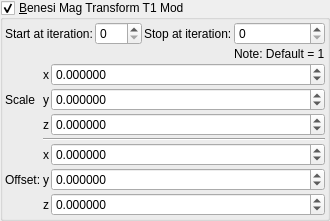
    <widget class="MyGroupBox" name="groupCheck_transf_function_enabledx_false">
     <property name="toolTip">
      <string/>
     </property>
     <property name="title">
      <string>&amp;Benesi Mag Transform T1 Mod</string>
     </property>
     <property name="checkable">
      <bool>true</bool>
     </property>
     <layout class="QVBoxLayout" name="verticalLayout_32" stretch="0,0">
      <property name="spacing">
       <number>2</number>
      </property>
      <property name="leftMargin">
       <number>2</number>
      </property>
      <property name="topMargin">
       <number>2</number>
      </property>
      <property name="rightMargin">
       <number>2</number>
      </property>
      <property name="bottomMargin">
       <number>2</number>
      </property>
      <item>
       <layout class="QGridLayout" name="gridLayout_68">
        <property name="spacing">
         <number>2</number>
        </property>
        <item row="0" column="3">
         <widget class="MySpinBox" name="spinboxInt_transf_stop_iterationsTM_1">
          <property name="sizePolicy">
           <sizepolicy hsizetype="Minimum" vsizetype="Maximum">
            <horstretch>0</horstretch>
            <verstretch>0</verstretch>
           </sizepolicy>
          </property>
          <property name="maximum">
           <number>999</number>
          </property>
         </widget>
        </item>
        <item row="0" column="0">
         <widget class="QLabel" name="label_251">
          <property name="text">
           <string>Start at iteration:</string>
          </property>
         </widget>
        </item>
        <item row="0" column="1">
         <widget class="MySpinBox" name="spinboxInt_transf_start_iterations_D">
          <property name="sizePolicy">
           <sizepolicy hsizetype="Minimum" vsizetype="Maximum">
            <horstretch>0</horstretch>
            <verstretch>0</verstretch>
           </sizepolicy>
          </property>
          <property name="maximum">
           <number>999</number>
          </property>
         </widget>
        </item>
        <item row="0" column="2">
         <widget class="QLabel" name="label_250">
          <property name="text">
           <string>Stop at iteration:</string>
          </property>
         </widget>
        </item>
        <item row="1" column="3">
         <widget class="QLabel" name="label_141">
          <property name="text">
           <string>Note: Default = 1</string>
          </property>
         </widget>
        </item>
       </layout>
      </item>
      <item>
       <layout class="QGridLayout" name="gridLayout_69" columnstretch="0,0,1">
        <property name="spacing">
         <number>2</number>
        </property>
        <item row="5" column="1">
         <widget class="QLabel" name="label_136">
          <property name="sizePolicy">
           <sizepolicy hsizetype="Preferred" vsizetype="Preferred">
            <horstretch>0</horstretch>
            <verstretch>0</verstretch>
           </sizepolicy>
          </property>
          <property name="text">
           <string notr="true">y</string>
          </property>
          <property name="alignment">
           <set>Qt::AlignRight|Qt::AlignTrailing|Qt::AlignVCenter</set>
          </property>
         </widget>
        </item>
        <item row="2" column="1">
         <widget class="QLabel" name="label_139">
          <property name="sizePolicy">
           <sizepolicy hsizetype="Preferred" vsizetype="Preferred">
            <horstretch>0</horstretch>
            <verstretch>0</verstretch>
           </sizepolicy>
          </property>
          <property name="text">
           <string notr="true">z</string>
          </property>
          <property name="alignment">
           <set>Qt::AlignRight|Qt::AlignTrailing|Qt::AlignVCenter</set>
          </property>
         </widget>
        </item>
        <item row="0" column="2">
         <widget class="MyDoubleSpinBox" name="spinbox3_transf_scale3D_333_x">
          <property name="sizePolicy">
           <sizepolicy hsizetype="Minimum" vsizetype="Maximum">
            <horstretch>0</horstretch>
            <verstretch>0</verstretch>
           </sizepolicy>
          </property>
          <property name="prefix">
           <string/>
          </property>
          <property name="suffix">
           <string/>
          </property>
          <property name="decimals">
           <number>6</number>
          </property>
          <property name="minimum">
           <double>-99.989999999999995</double>
          </property>
          <property name="maximum">
           <double>99.989999999999995</double>
          </property>
          <property name="singleStep">
           <double>0.100000000000000</double>
          </property>
         </widget>
        </item>
        <item row="4" column="2">
         <widget class="MyDoubleSpinBox" name="spinbox3_transf_addition_constant_111_x">
          <property name="sizePolicy">
           <sizepolicy hsizetype="Minimum" vsizetype="Maximum">
            <horstretch>0</horstretch>
            <verstretch>0</verstretch>
           </sizepolicy>
          </property>
          <property name="prefix">
           <string/>
          </property>
          <property name="suffix">
           <string/>
          </property>
          <property name="decimals">
           <number>6</number>
          </property>
          <property name="minimum">
           <double>-99.989999999999995</double>
          </property>
          <property name="maximum">
           <double>99.989999999999995</double>
          </property>
          <property name="singleStep">
           <double>0.100000000000000</double>
          </property>
         </widget>
        </item>
        <item row="4" column="1">
         <widget class="QLabel" name="label_135">
          <property name="sizePolicy">
           <sizepolicy hsizetype="Preferred" vsizetype="Preferred">
            <horstretch>0</horstretch>
            <verstretch>0</verstretch>
           </sizepolicy>
          </property>
          <property name="text">
           <string notr="true">x</string>
          </property>
          <property name="alignment">
           <set>Qt::AlignRight|Qt::AlignTrailing|Qt::AlignVCenter</set>
          </property>
         </widget>
        </item>
        <item row="0" column="1">
         <widget class="QLabel" name="label_137">
          <property name="sizePolicy">
           <sizepolicy hsizetype="Preferred" vsizetype="Preferred">
            <horstretch>0</horstretch>
            <verstretch>0</verstretch>
           </sizepolicy>
          </property>
          <property name="text">
           <string notr="true">x</string>
          </property>
          <property name="alignment">
           <set>Qt::AlignRight|Qt::AlignTrailing|Qt::AlignVCenter</set>
          </property>
         </widget>
        </item>
        <item row="6" column="1">
         <widget class="QLabel" name="label_134">
          <property name="sizePolicy">
           <sizepolicy hsizetype="Preferred" vsizetype="Preferred">
            <horstretch>0</horstretch>
            <verstretch>0</verstretch>
           </sizepolicy>
          </property>
          <property name="text">
           <string notr="true">z</string>
          </property>
          <property name="alignment">
           <set>Qt::AlignRight|Qt::AlignTrailing|Qt::AlignVCenter</set>
          </property>
         </widget>
        </item>
        <item row="5" column="0">
         <widget class="QLabel" name="label_260">
          <property name="text">
           <string>Offset:</string>
          </property>
         </widget>
        </item>
        <item row="5" column="2">
         <widget class="MyDoubleSpinBox" name="spinbox3_transf_addition_constant_111_y">
          <property name="sizePolicy">
           <sizepolicy hsizetype="Minimum" vsizetype="Maximum">
            <horstretch>0</horstretch>
            <verstretch>0</verstretch>
           </sizepolicy>
          </property>
          <property name="prefix">
           <string/>
          </property>
          <property name="suffix">
           <string/>
          </property>
          <property name="decimals">
           <number>6</number>
          </property>
          <property name="minimum">
           <double>-99.989999999999995</double>
          </property>
          <property name="maximum">
           <double>99.989999999999995</double>
          </property>
          <property name="singleStep">
           <double>0.100000000000000</double>
          </property>
         </widget>
        </item>
        <item row="2" column="2">
         <widget class="MyDoubleSpinBox" name="spinbox3_transf_scale3D_333_z">
          <property name="sizePolicy">
           <sizepolicy hsizetype="Minimum" vsizetype="Maximum">
            <horstretch>0</horstretch>
            <verstretch>0</verstretch>
           </sizepolicy>
          </property>
          <property name="prefix">
           <string/>
          </property>
          <property name="suffix">
           <string/>
          </property>
          <property name="decimals">
           <number>6</number>
          </property>
          <property name="minimum">
           <double>-99.989999999999995</double>
          </property>
          <property name="maximum">
           <double>99.989999999999995</double>
          </property>
          <property name="singleStep">
           <double>0.100000000000000</double>
          </property>
         </widget>
        </item>
        <item row="1" column="0">
         <widget class="QLabel" name="label_261">
          <property name="text">
           <string>Scale</string>
          </property>
         </widget>
        </item>
        <item row="6" column="2">
         <widget class="MyDoubleSpinBox" name="spinbox3_transf_addition_constant_111_z">
          <property name="sizePolicy">
           <sizepolicy hsizetype="Minimum" vsizetype="Maximum">
            <horstretch>0</horstretch>
            <verstretch>0</verstretch>
           </sizepolicy>
          </property>
          <property name="prefix">
           <string/>
          </property>
          <property name="suffix">
           <string/>
          </property>
          <property name="decimals">
           <number>6</number>
          </property>
          <property name="minimum">
           <double>-99.989999999999995</double>
          </property>
          <property name="maximum">
           <double>99.989999999999995</double>
          </property>
          <property name="singleStep">
           <double>0.100000000000000</double>
          </property>
         </widget>
        </item>
        <item row="1" column="1">
         <widget class="QLabel" name="label_138">
          <property name="sizePolicy">
           <sizepolicy hsizetype="Preferred" vsizetype="Preferred">
            <horstretch>0</horstretch>
            <verstretch>0</verstretch>
           </sizepolicy>
          </property>
          <property name="text">
           <string notr="true">y</string>
          </property>
          <property name="alignment">
           <set>Qt::AlignRight|Qt::AlignTrailing|Qt::AlignVCenter</set>
          </property>
         </widget>
        </item>
        <item row="1" column="2">
         <widget class="MyDoubleSpinBox" name="spinbox3_transf_scale3D_333_y">
          <property name="sizePolicy">
           <sizepolicy hsizetype="Minimum" vsizetype="Maximum">
            <horstretch>0</horstretch>
            <verstretch>0</verstretch>
           </sizepolicy>
          </property>
          <property name="prefix">
           <string/>
          </property>
          <property name="suffix">
           <string/>
          </property>
          <property name="decimals">
           <number>6</number>
          </property>
          <property name="minimum">
           <double>-99.989999999999995</double>
          </property>
          <property name="maximum">
           <double>99.989999999999995</double>
          </property>
          <property name="singleStep">
           <double>0.100000000000000</double>
          </property>
         </widget>
        </item>
        <item row="3" column="1" colspan="2">
         <widget class="Line" name="line_54">
          <property name="orientation">
           <enum>Qt::Horizontal</enum>
          </property>
         </widget>
        </item>
       </layout>
      </item>
     </layout>
    </widget>
